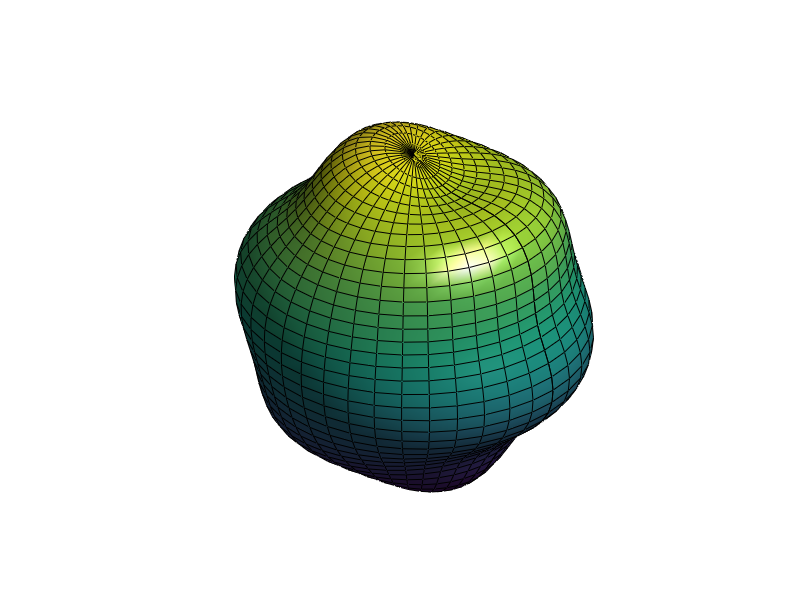

Recreate this plot in MATLAB. (Note: this script raises an error after producing the figure.)
%% Define the Spherical Grid

theta = 0:pi/40:pi;                   % polar angle
phi = 0:pi/20:2*pi;                   % azimuth angle

[phi,theta] = meshgrid(phi,theta);    % define the grid


%% Calculate the Spherical Harmonic

degree = 6;
order = 1;
amplitude = 0.5;
radius = 5;

Ymn = legendre(degree,cos(theta(:,1)));
Ymn = Ymn(order+1,:)';
yy = Ymn;

for kk = 2: size(theta,1)
    yy = [yy Ymn];
end

yy = yy.*cos(order*phi);

order = max(max(abs(yy)));
rho = radius + amplitude*yy/order;

r = rho.*sin(theta);    % convert to Cartesian coordinates
x = r.*cos(phi);
y = r.*sin(phi);
z = rho.*cos(theta);


%% Plot the Spherical Harmonic on the Surface of a Sphere

figure
s = surf(x,y,z);

light               % add a light
lighting gouraud    % preferred lighting for a curved surface
axis equal off      % set axis equal and remove axis
view(40,30)         % set viewpoint
camzoom(1.5)        % zoom into scene


%% Animate the Surface

scale = [linspace(0,1,20) linspace(1,-1,40)];    % surface scaling (0 to 1 to -1)

for ii = 1:length(scale)

    rho = radius + scale(ii)*amplitude*yy/order;

    r = rho.*sin(theta);
    x = r.*cos(phi);
    y = r.*sin(phi);
    z = rho.*cos(theta);

    s.XData = x;    % replace surface x values
    s.YData = y;    % replace surface y values
    s.ZData = z;    % replace surface z values

    pause(0.1)     % pause to control animation speed
end
